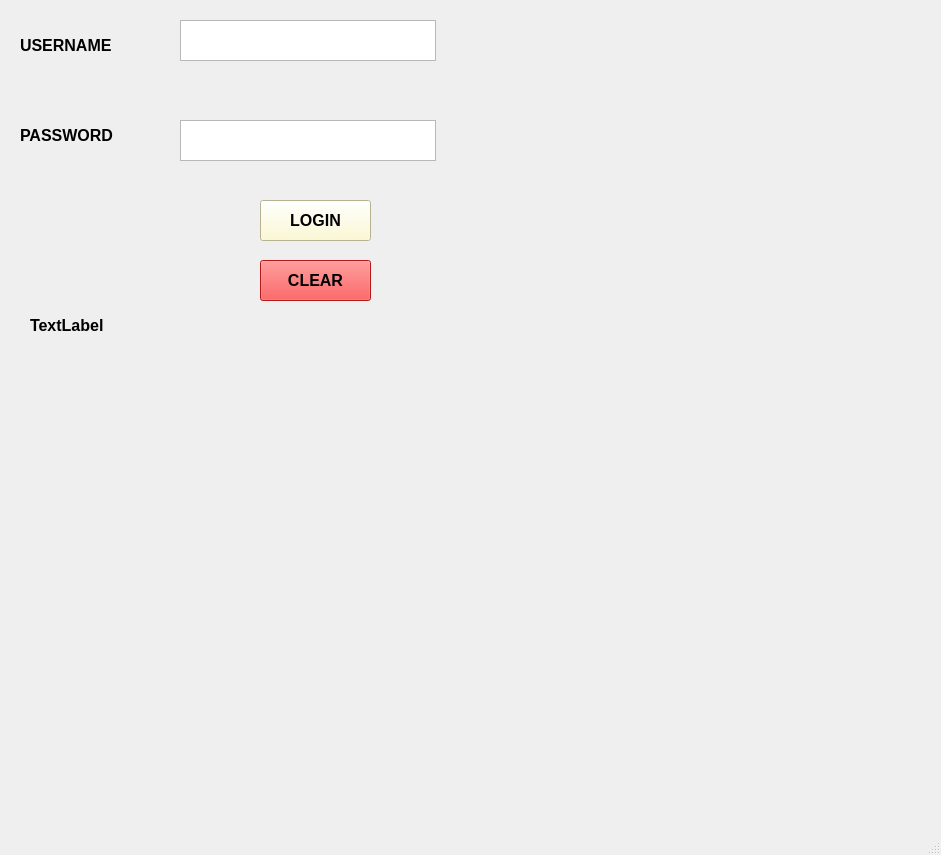
<?xml version="1.0" encoding="UTF-8"?>
<ui version="4.0">
 <class>MainWindow</class>
 <widget class="QMainWindow" name="MainWindow">
  <property name="geometry">
   <rect>
    <x>0</x>
    <y>0</y>
    <width>941</width>
    <height>855</height>
   </rect>
  </property>
  <property name="windowTitle">
   <string>MainWindow</string>
  </property>
  <widget class="QWidget" name="centralwidget">
   <widget class="QLabel" name="label">
    <property name="geometry">
     <rect>
      <x>20</x>
      <y>20</y>
      <width>141</width>
      <height>51</height>
     </rect>
    </property>
    <property name="font">
     <font>
      <pointsize>12</pointsize>
      <weight>75</weight>
      <bold>true</bold>
     </font>
    </property>
    <property name="text">
     <string>USERNAME</string>
    </property>
   </widget>
   <widget class="QLabel" name="label_2">
    <property name="geometry">
     <rect>
      <x>20</x>
      <y>100</y>
      <width>131</width>
      <height>71</height>
     </rect>
    </property>
    <property name="font">
     <font>
      <pointsize>12</pointsize>
      <weight>75</weight>
      <bold>true</bold>
     </font>
    </property>
    <property name="text">
     <string>PASSWORD</string>
    </property>
   </widget>
   <widget class="QTableView" name="txtUsername">
    <property name="geometry">
     <rect>
      <x>180</x>
      <y>20</y>
      <width>256</width>
      <height>41</height>
     </rect>
    </property>
   </widget>
   <widget class="QTableView" name="txtPassword">
    <property name="geometry">
     <rect>
      <x>180</x>
      <y>120</y>
      <width>256</width>
      <height>41</height>
     </rect>
    </property>
   </widget>
   <widget class="QPushButton" name="btnLogin">
    <property name="geometry">
     <rect>
      <x>260</x>
      <y>200</y>
      <width>111</width>
      <height>41</height>
     </rect>
    </property>
    <property name="font">
     <font>
      <pointsize>12</pointsize>
      <weight>75</weight>
      <bold>true</bold>
     </font>
    </property>
    <property name="styleSheet">
     <string notr="true">background-color: rgb(255, 251, 201);</string>
    </property>
    <property name="text">
     <string>LOGIN</string>
    </property>
   </widget>
   <widget class="QPushButton" name="btnClear">
    <property name="geometry">
     <rect>
      <x>260</x>
      <y>260</y>
      <width>111</width>
      <height>41</height>
     </rect>
    </property>
    <property name="font">
     <font>
      <pointsize>12</pointsize>
      <weight>75</weight>
      <bold>true</bold>
     </font>
    </property>
    <property name="styleSheet">
     <string notr="true">background-color: rgb(255, 33, 33);</string>
    </property>
    <property name="text">
     <string>CLEAR</string>
    </property>
   </widget>
   <widget class="QLabel" name="label_3">
    <property name="geometry">
     <rect>
      <x>30</x>
      <y>310</y>
      <width>121</width>
      <height>31</height>
     </rect>
    </property>
    <property name="font">
     <font>
      <pointsize>12</pointsize>
      <weight>75</weight>
      <bold>true</bold>
     </font>
    </property>
    <property name="text">
     <string>TextLabel</string>
    </property>
   </widget>
  </widget>
  <widget class="QMenuBar" name="menubar">
   <property name="geometry">
    <rect>
     <x>0</x>
     <y>0</y>
     <width>941</width>
     <height>26</height>
    </rect>
   </property>
  </widget>
  <widget class="QStatusBar" name="statusbar"/>
 </widget>
 <resources/>
 <connections/>
</ui>
